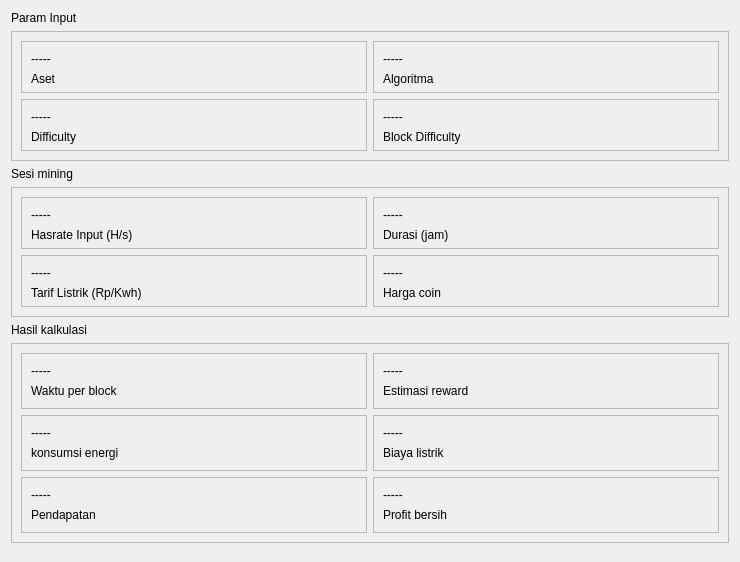
               <widget class="QWidget" name="scrollAreaWidgetContents">
                <property name="geometry">
                 <rect>
                  <x>0</x>
                  <y>-28</y>
                  <width>740</width>
                  <height>562</height>
                 </rect>
                </property>
                <layout class="QVBoxLayout" name="verticalLayout_9">
                 <item>
                  <widget class="QLabel" name="label_25">
                   <property name="text">
                    <string>Param Input</string>
                   </property>
                  </widget>
                 </item>
                 <item>
                  <widget class="QFrame" name="frame_13">
                   <property name="minimumSize">
                    <size>
                     <width>0</width>
                     <height>130</height>
                    </size>
                   </property>
                   <property name="frameShape">
                    <enum>QFrame::Shape::StyledPanel</enum>
                   </property>
                   <property name="frameShadow">
                    <enum>QFrame::Shadow::Raised</enum>
                   </property>
                   <layout class="QGridLayout" name="gridLayout">
                    <item row="1" column="0">
                     <widget class="QFrame" name="frame_18">
                      <property name="frameShape">
                       <enum>QFrame::Shape::StyledPanel</enum>
                      </property>
                      <property name="frameShadow">
                       <enum>QFrame::Shadow::Raised</enum>
                      </property>
                      <widget class="QLabel" name="label_38">
                       <property name="geometry">
                        <rect>
                         <x>10</x>
                         <y>10</y>
                         <width>49</width>
                         <height>16</height>
                        </rect>
                       </property>
                       <property name="text">
                        <string>-----</string>
                       </property>
                      </widget>
                      <widget class="QLabel" name="label_45">
                       <property name="geometry">
                        <rect>
                         <x>10</x>
                         <y>30</y>
                         <width>281</width>
                         <height>16</height>
                        </rect>
                       </property>
                       <property name="text">
                        <string>Difficulty</string>
                       </property>
                      </widget>
                     </widget>
                    </item>
                    <item row="1" column="1">
                     <widget class="QFrame" name="frame_20">
                      <property name="frameShape">
                       <enum>QFrame::Shape::StyledPanel</enum>
                      </property>
                      <property name="frameShadow">
                       <enum>QFrame::Shadow::Raised</enum>
                      </property>
                      <widget class="QLabel" name="label_52">
                       <property name="geometry">
                        <rect>
                         <x>10</x>
                         <y>10</y>
                         <width>49</width>
                         <height>16</height>
                        </rect>
                       </property>
                       <property name="text">
                        <string>-----</string>
                       </property>
                      </widget>
                      <widget class="QLabel" name="label_53">
                       <property name="geometry">
                        <rect>
                         <x>10</x>
                         <y>30</y>
                         <width>281</width>
                         <height>16</height>
                        </rect>
                       </property>
                       <property name="text">
                        <string>Block Difficulty</string>
                       </property>
                      </widget>
                     </widget>
                    </item>
                    <item row="0" column="1">
                     <widget class="QFrame" name="frame_19">
                      <property name="frameShape">
                       <enum>QFrame::Shape::StyledPanel</enum>
                      </property>
                      <property name="frameShadow">
                       <enum>QFrame::Shadow::Raised</enum>
                      </property>
                      <widget class="QLabel" name="label_50">
                       <property name="geometry">
                        <rect>
                         <x>10</x>
                         <y>10</y>
                         <width>49</width>
                         <height>16</height>
                        </rect>
                       </property>
                       <property name="text">
                        <string>-----</string>
                       </property>
                      </widget>
                      <widget class="QLabel" name="label_51">
                       <property name="geometry">
                        <rect>
                         <x>10</x>
                         <y>30</y>
                         <width>281</width>
                         <height>16</height>
                        </rect>
                       </property>
                       <property name="text">
                        <string>Algoritma</string>
                       </property>
                      </widget>
                     </widget>
                    </item>
                    <item row="0" column="0">
                     <widget class="QFrame" name="frame_17">
                      <property name="frameShape">
                       <enum>QFrame::Shape::StyledPanel</enum>
                      </property>
                      <property name="frameShadow">
                       <enum>QFrame::Shadow::Raised</enum>
                      </property>
                      <widget class="QLabel" name="label_26">
                       <property name="geometry">
                        <rect>
                         <x>10</x>
                         <y>10</y>
                         <width>49</width>
                         <height>16</height>
                        </rect>
                       </property>
                       <property name="text">
                        <string>-----</string>
                       </property>
                      </widget>
                      <widget class="QLabel" name="label_37">
                       <property name="geometry">
                        <rect>
                         <x>10</x>
                         <y>30</y>
                         <width>49</width>
                         <height>16</height>
                        </rect>
                       </property>
                       <property name="text">
                        <string>Aset</string>
                       </property>
                      </widget>
                     </widget>
                    </item>
                   </layout>
                  </widget>
                 </item>
                 <item>
                  <widget class="QLabel" name="label_62">
                   <property name="text">
                    <string>Sesi mining</string>
                   </property>
                  </widget>
                 </item>
                 <item>
                  <widget class="QFrame" name="frame_21">
                   <property name="minimumSize">
                    <size>
                     <width>0</width>
                     <height>130</height>
                    </size>
                   </property>
                   <property name="frameShape">
                    <enum>QFrame::Shape::StyledPanel</enum>
                   </property>
                   <property name="frameShadow">
                    <enum>QFrame::Shadow::Raised</enum>
                   </property>
                   <layout class="QGridLayout" name="gridLayout_2">
                    <item row="0" column="0">
                     <widget class="QFrame" name="frame_22">
                      <property name="frameShape">
                       <enum>QFrame::Shape::StyledPanel</enum>
                      </property>
                      <property name="frameShadow">
                       <enum>QFrame::Shadow::Raised</enum>
                      </property>
                      <widget class="QLabel" name="label_54">
                       <property name="geometry">
                        <rect>
                         <x>10</x>
                         <y>10</y>
                         <width>49</width>
                         <height>16</height>
                        </rect>
                       </property>
                       <property name="text">
                        <string>-----</string>
                       </property>
                      </widget>
                      <widget class="QLabel" name="label_55">
                       <property name="geometry">
                        <rect>
                         <x>10</x>
                         <y>30</y>
                         <width>281</width>
                         <height>16</height>
                        </rect>
                       </property>
                       <property name="text">
                        <string>Hasrate Input (H/s)</string>
                       </property>
                      </widget>
                     </widget>
                    </item>
                    <item row="0" column="1">
                     <widget class="QFrame" name="frame_23">
                      <property name="frameShape">
                       <enum>QFrame::Shape::StyledPanel</enum>
                      </property>
                      <property name="frameShadow">
                       <enum>QFrame::Shadow::Raised</enum>
                      </property>
                      <widget class="QLabel" name="label_56">
                       <property name="geometry">
                        <rect>
                         <x>10</x>
                         <y>10</y>
                         <width>49</width>
                         <height>16</height>
                        </rect>
                       </property>
                       <property name="text">
                        <string>-----</string>
                       </property>
                      </widget>
                      <widget class="QLabel" name="label_57">
                       <property name="geometry">
                        <rect>
                         <x>10</x>
                         <y>30</y>
                         <width>281</width>
                         <height>16</height>
                        </rect>
                       </property>
                       <property name="text">
                        <string>Durasi (jam)</string>
                       </property>
                      </widget>
                     </widget>
                    </item>
                    <item row="1" column="0">
                     <widget class="QFrame" name="frame_24">
                      <property name="frameShape">
                       <enum>QFrame::Shape::StyledPanel</enum>
                      </property>
                      <property name="frameShadow">
                       <enum>QFrame::Shadow::Raised</enum>
                      </property>
                      <widget class="QLabel" name="label_58">
                       <property name="geometry">
                        <rect>
                         <x>10</x>
                         <y>10</y>
                         <width>49</width>
                         <height>16</height>
                        </rect>
                       </property>
                       <property name="text">
                        <string>-----</string>
                       </property>
                      </widget>
                      <widget class="QLabel" name="label_59">
                       <property name="geometry">
                        <rect>
                         <x>10</x>
                         <y>30</y>
                         <width>281</width>
                         <height>16</height>
                        </rect>
                       </property>
                       <property name="text">
                        <string>Tarif Listrik (Rp/Kwh)</string>
                       </property>
                      </widget>
                     </widget>
                    </item>
                    <item row="1" column="1">
                     <widget class="QFrame" name="frame_25">
                      <property name="frameShape">
                       <enum>QFrame::Shape::StyledPanel</enum>
                      </property>
                      <property name="frameShadow">
                       <enum>QFrame::Shadow::Raised</enum>
                      </property>
                      <widget class="QLabel" name="label_60">
                       <property name="geometry">
                        <rect>
                         <x>10</x>
                         <y>10</y>
                         <width>49</width>
                         <height>16</height>
                        </rect>
                       </property>
                       <property name="text">
                        <string>-----</string>
                       </property>
                      </widget>
                      <widget class="QLabel" name="label_61">
                       <property name="geometry">
                        <rect>
                         <x>10</x>
                         <y>30</y>
                         <width>281</width>
                         <height>16</height>
                        </rect>
                       </property>
                       <property name="text">
                        <string>Harga coin</string>
                       </property>
                      </widget>
                     </widget>
                    </item>
                   </layout>
                  </widget>
                 </item>
                 <item>
                  <widget class="QLabel" name="label_71">
                   <property name="text">
                    <string>Hasil kalkulasi</string>
                   </property>
                  </widget>
                 </item>
                 <item>
                  <widget class="QFrame" name="frame_26">
                   <property name="minimumSize">
                    <size>
                     <width>0</width>
                     <height>200</height>
                    </size>
                   </property>
                   <property name="frameShape">
                    <enum>QFrame::Shape::StyledPanel</enum>
                   </property>
                   <property name="frameShadow">
                    <enum>QFrame::Shadow::Raised</enum>
                   </property>
                   <layout class="QGridLayout" name="gridLayout_3">
                    <item row="1" column="1">
                     <widget class="QFrame" name="frame_30">
                      <property name="frameShape">
                       <enum>QFrame::Shape::StyledPanel</enum>
                      </property>
                      <property name="frameShadow">
                       <enum>QFrame::Shadow::Raised</enum>
                      </property>
                      <widget class="QLabel" name="label_69">
                       <property name="geometry">
                        <rect>
                         <x>10</x>
                         <y>10</y>
                         <width>49</width>
                         <height>16</height>
                        </rect>
                       </property>
                       <property name="text">
                        <string>-----</string>
                       </property>
                      </widget>
                      <widget class="QLabel" name="label_70">
                       <property name="geometry">
                        <rect>
                         <x>10</x>
                         <y>30</y>
                         <width>281</width>
                         <height>16</height>
                        </rect>
                       </property>
                       <property name="text">
                        <string>Biaya listrik</string>
                       </property>
                      </widget>
                     </widget>
                    </item>
                    <item row="2" column="0">
                     <widget class="QFrame" name="frame_31">
                      <property name="frameShape">
                       <enum>QFrame::Shape::StyledPanel</enum>
                      </property>
                      <property name="frameShadow">
                       <enum>QFrame::Shadow::Raised</enum>
                      </property>
                      <widget class="QLabel" name="label_72">
                       <property name="geometry">
                        <rect>
                         <x>10</x>
                         <y>10</y>
                         <width>49</width>
                         <height>16</height>
                        </rect>
                       </property>
                       <property name="text">
                        <string>-----</string>
                       </property>
                      </widget>
                      <widget class="QLabel" name="label_73">
                       <property name="geometry">
                        <rect>
                         <x>10</x>
                         <y>30</y>
                         <width>281</width>
                         <height>16</height>
                        </rect>
                       </property>
                       <property name="text">
                        <string>Pendapatan</string>
                       </property>
                      </widget>
                     </widget>
                    </item>
                    <item row="2" column="1">
                     <widget class="QFrame" name="frame_32">
                      <property name="frameShape">
                       <enum>QFrame::Shape::StyledPanel</enum>
                      </property>
                      <property name="frameShadow">
                       <enum>QFrame::Shadow::Raised</enum>
                      </property>
                      <widget class="QLabel" name="label_74">
                       <property name="geometry">
                        <rect>
                         <x>10</x>
                         <y>10</y>
                         <width>49</width>
                         <height>16</height>
                        </rect>
                       </property>
                       <property name="text">
                        <string>-----</string>
                       </property>
                      </widget>
                      <widget class="QLabel" name="label_75">
                       <property name="geometry">
                        <rect>
                         <x>10</x>
                         <y>30</y>
                         <width>281</width>
                         <height>16</height>
                        </rect>
                       </property>
                       <property name="text">
                        <string>Profit bersih</string>
                       </property>
                      </widget>
                     </widget>
                    </item>
                    <item row="0" column="0">
                     <widget class="QFrame" name="frame_27">
                      <property name="frameShape">
                       <enum>QFrame::Shape::StyledPanel</enum>
                      </property>
                      <property name="frameShadow">
                       <enum>QFrame::Shadow::Raised</enum>
                      </property>
                      <widget class="QLabel" name="label_63">
                       <property name="geometry">
                        <rect>
                         <x>10</x>
                         <y>10</y>
                         <width>49</width>
                         <height>16</height>
                        </rect>
                       </property>
                       <property name="text">
                        <string>-----</string>
                       </property>
                      </widget>
                      <widget class="QLabel" name="label_64">
                       <property name="geometry">
                        <rect>
                         <x>10</x>
                         <y>30</y>
                         <width>281</width>
                         <height>16</height>
                        </rect>
                       </property>
                       <property name="text">
                        <string>Waktu per block</string>
                       </property>
                      </widget>
                     </widget>
                    </item>
                    <item row="1" column="0">
                     <widget class="QFrame" name="frame_29">
                      <property name="frameShape">
                       <enum>QFrame::Shape::StyledPanel</enum>
                      </property>
                      <property name="frameShadow">
                       <enum>QFrame::Shadow::Raised</enum>
                      </property>
                      <widget class="QLabel" name="label_67">
                       <property name="geometry">
                        <rect>
                         <x>10</x>
                         <y>10</y>
                         <width>49</width>
                         <height>16</height>
                        </rect>
                       </property>
                       <property name="text">
                        <string>-----</string>
                       </property>
                      </widget>
                      <widget class="QLabel" name="label_68">
                       <property name="geometry">
                        <rect>
                         <x>10</x>
                         <y>30</y>
                         <width>281</width>
                         <height>16</height>
                        </rect>
                       </property>
                       <property name="text">
                        <string>konsumsi energi</string>
                       </property>
                      </widget>
                     </widget>
                    </item>
                    <item row="0" column="1">
                     <widget class="QFrame" name="frame_28">
                      <property name="frameShape">
                       <enum>QFrame::Shape::StyledPanel</enum>
                      </property>
                      <property name="frameShadow">
                       <enum>QFrame::Shadow::Raised</enum>
                      </property>
                      <widget class="QLabel" name="label_65">
                       <property name="geometry">
                        <rect>
                         <x>10</x>
                         <y>10</y>
                         <width>49</width>
                         <height>16</height>
                        </rect>
                       </property>
                       <property name="text">
                        <string>-----</string>
                       </property>
                      </widget>
                      <widget class="QLabel" name="label_66">
                       <property name="geometry">
                        <rect>
                         <x>10</x>
                         <y>30</y>
                         <width>281</width>
                         <height>16</height>
                        </rect>
                       </property>
                       <property name="text">
                        <string>Estimasi reward</string>
                       </property>
                      </widget>
                     </widget>
                    </item>
                   </layout>
                  </widget>
                 </item>
                 <item>
                  <spacer name="verticalSpacer_2">
                   <property name="orientation">
                    <enum>Qt::Orientation::Vertical</enum>
                   </property>
                   <property name="sizeHint" stdset="0">
                    <size>
                     <width>20</width>
                     <height>40</height>
                    </size>
                   </property>
                  </spacer>
                 </item>
                </layout>
               </widget>
